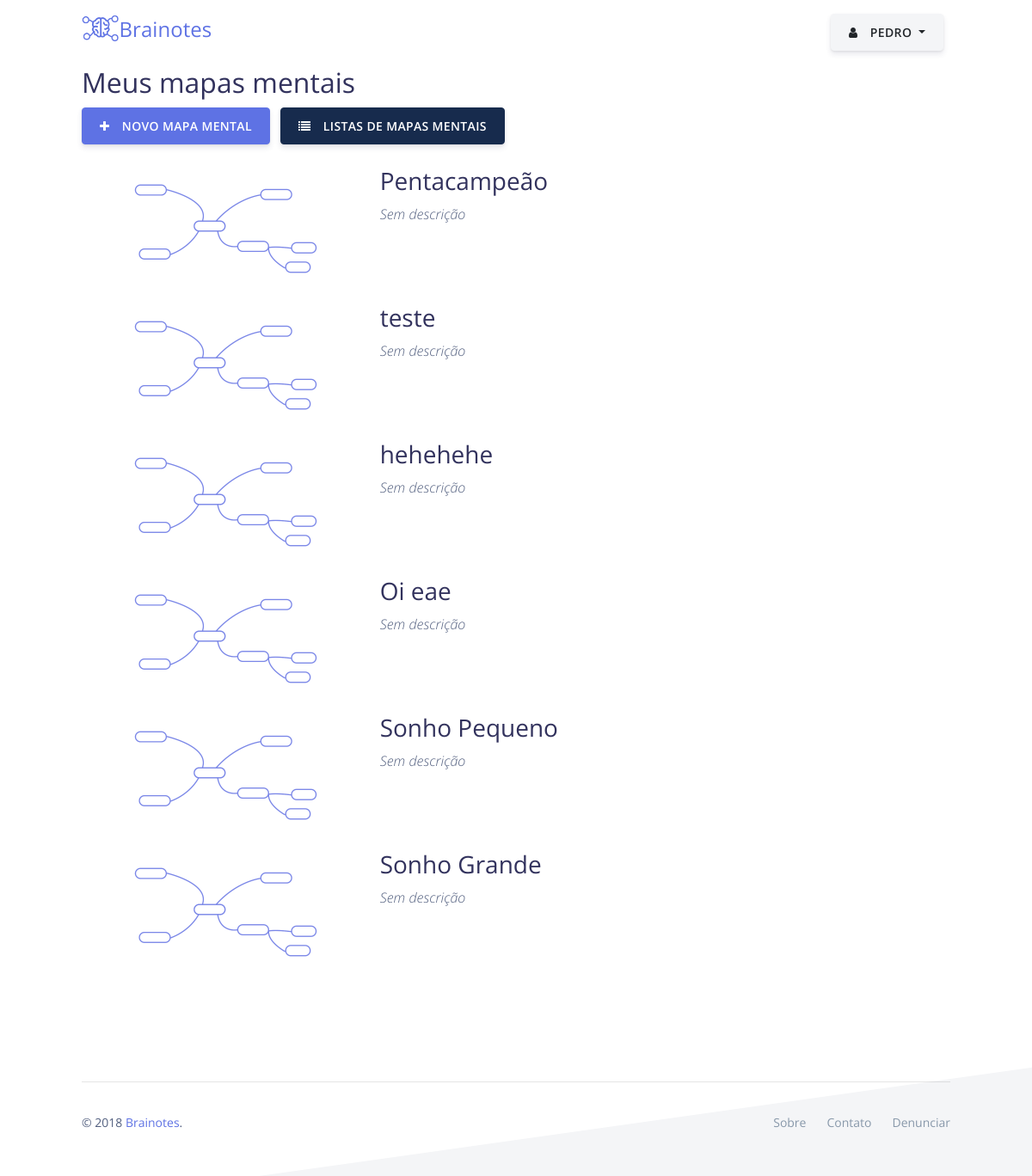
Page / (signed in) on the earlier database version.
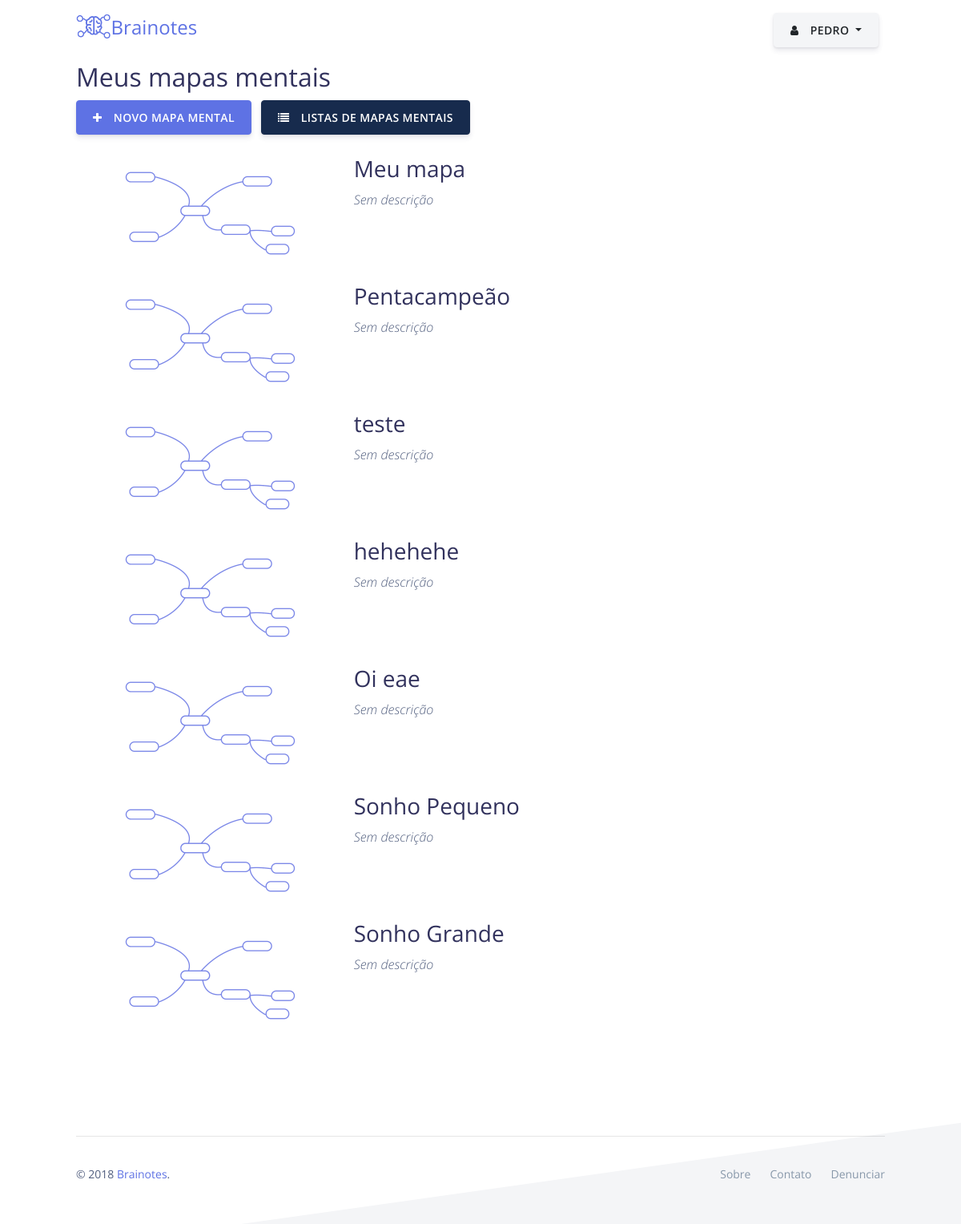
Same page on the later database version.
### mindmaps/models.py (models this page shows)
class CustomUser(AbstractUser):
    objects = CustomUserManager()
    name = models.CharField(max_length=128)
    email = models.CharField(max_length=128)
    password = models.CharField(max_length=128)
    language = models.CharField(max_length=8)
    nickname = models.CharField(max_length=32)
    public_id = models.CharField(max_length=16)
    bio = models.TextField()

class Map(models.Model):
    title = models.CharField(max_length=128)
    ispublic = models.BooleanField(default=False)
    author = models.ForeignKey(CustomUser, on_delete=models.SET_NULL, null=True, related_name="mymaps")
    public_id = models.CharField(max_length=16, null=True)
    friendly_url = models.CharField(max_length=128, null=True)
    language = models.CharField(max_length=8, null=True)
    mapjson = models.TextField(default="", null=True)
    description = models.TextField(default="", null=True)
    imageurl = models.CharField(max_length=512, null=True)

### mindmaps/views.py (the view, shortened to what this page needs)
# urls.py: path("", views.index, name="index"),
def index(request):
    if request.user.is_authenticated:
        try:
            maps = Map.objects.filter(author=request.user).order_by("-id")
        except Map.DoesNotExist:
            raise Http404("No map found")
        context = {
            "maps": maps
        }
        return render(request, 'maps/mymaps.html', context)

### mindmaps/templates/maps/mymaps.html (shortened to what this page needs)
{% extends "../maps/base.html" %}
{% block body %}
{% load static %}
<div class="container">
  <h2>Meus mapas mentais</h2>
  <a href="{% url 'newmindmap'%}" class="btn btn-icon btn-primary">
    <span class="btn-inner--icon" color="white"><i class="fa fa-plus"></i></span>
    <span class="btn-inner--text">Novo mapa mental</span>
  </a>
  <a href="{% url 'alllistings'%}" class="btn btn-icon btn-default">
    <span class="btn-inner--icon" color="white"><i class="fa fa-list"></i></span>
    <span class="btn-inner--text">Listas de mapas mentais</span>
  </a>
  <br><br>
    {% for map in maps %}
      <div class="map-listing row">
        <div class="col-md-4 col-sm-12">
          <center>
            <img class="img-fluid" style="right: 0; max-width: 240px;" src="{% if map.imageurl %} {{ map.imageurl }} {% else %} {% static 'img/mindmap-default-icon.png' %} {% endif %}"/>
          </center>
        </div>
        <div class="col-md-8 col-sm-12">
          <a href="{% url 'map' map.id %}">
            <h3 class="map-listing-title">{{ map.title }}</h3>
          </a>
          <p class="map-listing-description">{% if map.description %}{{ map.description }} {% else %} <i>Sem descrição</i> {% endif %}</p>
        </div>
      </div><br>
    {% empty %}
    No Mindmaps found.
    {% endfor %}
</div>
{% endblock %}

### mindmaps/templates/maps/base.html (shortened to what this page needs)
<!DOCTYPE html>
<html>
<head>
  {% load static %}
  <link type="text/css" href="{% static "css/style.css" %}" rel="stylesheet">
  <link href="{% static "vendor/nucleo/css/nucleo.css" %}" rel="stylesheet">
  <link href="{% static "vendor/font-awesome/css/font-awesome.min.css" %}" rel="stylesheet">
</head>
<body>
  <header class="header-global">
    <nav id="navbar-main" class="navbar navbar-main navbar-expand-lg navbar-light" style="background: white;">
      <div class="container">
        <a class="navbar-brand mr-lg-5" href="{% url 'index' %}">
          <img src="{% static "img/logo.png" %}" style="float: left;">
          <h1 class="logo-text">Brainotes</h1>
        </a>
        <div class="navbar-collapse collapse" id="navbar_global">
          <ul class="navbar-nav align-items-lg-center ml-lg-auto">
            {% if user.is_authenticated %}
            <div class="dropdown">
              <button class="btn btn-icon btn-secondary dropdown-toggle" type="button" id="dropdownMenuButton" data-toggle="dropdown" aria-haspopup="true" aria-expanded="false">
                <span class="btn-inner--icon" color="white"><i class="fa fa-user"></i></span>
                <span class="btn-inner--text">{{ user.username }}</span>
              </button>
            </div>
            {% endif %}
          </ul>
        </div>
      </div>
    </nav>
  </header>
    {% block body %}
    {% endblock %}
  <footer class="footer has-cards">
    <div class="container">
      <hr>
      <div class="row align-items-center justify-content-md-between">
        <div class="col-md-6">
          <div class="copyright">
            &copy; 2018
            <a href="" target="_blank">Brainotes</a>.
          </div>
        </div>
        <div class="col-md-6">
          <ul class="nav nav-footer justify-content-end">
            <li class="nav-item">
              <a href="" class="nav-link" target="_blank">Sobre</a>
            </li>
            <li class="nav-item">
              <a href="" class="nav-link" target="_blank">Contato</a>
            </li>
            <li class="nav-item">
              <a href="" class="nav-link" target="_blank">Denunciar</a>
            </li>
          </ul>
        </div>
      </div>
    </div>
  </footer>
</body>
</html>

Differences in the rows shown:
added Map: title "Meu mapa", description "Sem descrição"
